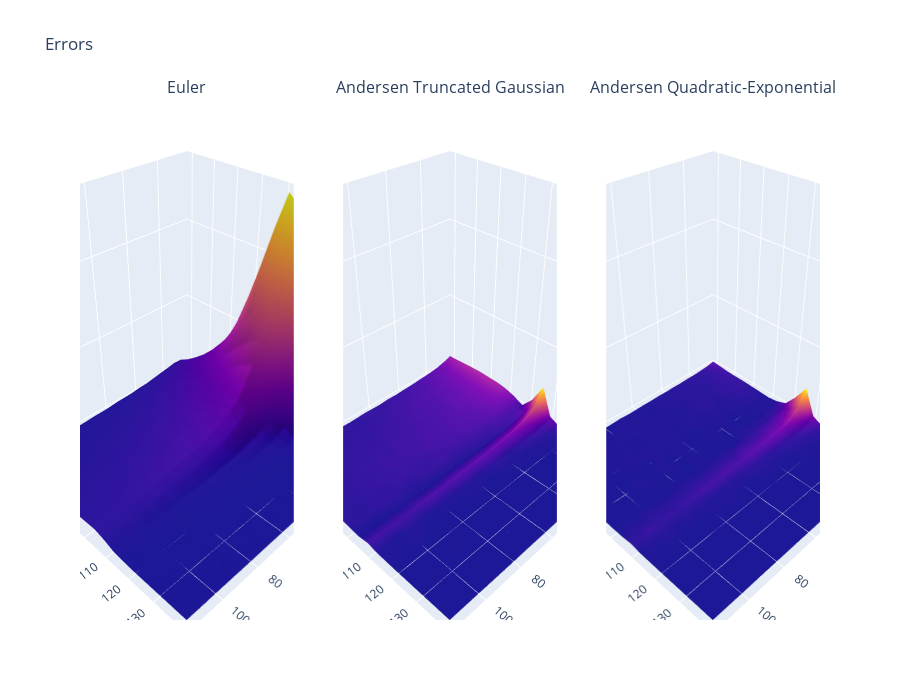

Source (notebook cell):
### Code cell
import plotly.graph_objects as go
import plotly.express as px
from plotly.subplots import make_subplots

fig = make_subplots(rows=1, cols=3, specs=[[{'type':'surface'}, {'type':'surface'}, {'type':'surface'}]], subplot_titles = ['Euler', 'Andersen Truncated Gaussian', 'Andersen Quadratic-Exponential'])

tmp_euler_error = speed_test.pivot(index='strike', columns='N_T', values='euler_error').abs()
fig.add_trace(go.Surface(z=tmp_euler_error.values, x=tmp_euler_error.columns, y=tmp_euler_error.index, showscale=False), row=1, col=1, )

tmp_tg_error = speed_test.pivot(index='strike', columns='N_T', values='tg_error').abs()
fig.add_trace(go.Surface(z=tmp_tg_error.values, x=tmp_tg_error.columns, y=tmp_tg_error.index, showscale=False), row=1, col=2)

tmp_qe_error = speed_test.pivot(index='strike', columns='N_T', values='qe_error').abs()
fig.add_trace(go.Surface(z=tmp_qe_error.values, x=tmp_qe_error.columns, y=tmp_qe_error.index, showscale=False), row=1, col=3)




max_error = max(tmp_euler_error.values.max(), tmp_qe_error.values.max(), tmp_tg_error.values.max())
min_error  =min(tmp_euler_error.values.min(), tmp_qe_error.values.min(), tmp_tg_error.values.min())

fig.update_scenes(xaxis_title_text='N_T',  
                  yaxis_title_text='Strike',  
                  zaxis_title_text='error',
                     zaxis = dict(nticks=4, range=[min_error*(1.02),max_error*(1.02)]))

fig.update_layout(title='Errors',
    height=700)
fig.show()

### Figure 1 — Plotly figure (JSON) as saved in the notebook; plotly's stock layout.template omitted (floating-point values rounded to 4 significant figures; data arrays with more than 128 entries replaced by an {"elided": "..."} marker saying what was removed)
{"data": [{"scene": "scene", "showscale": false, "type": "surface", "x": [5, 10, 15, 20, 25, 30, 35, 40, 45, 50, 55, 60, 65, 70, 75, 80, 85, 90, 95, 100, 105, 110, 115], "y": [60, 64.21, 68.42, 72.63, 76.84, 81.05, 85.26, 89.47, 93.68, 97.89, 102.1, 106.3, 110.5, 114.7, 118.9, 123.2, 127.4, 131.6, 135.8, 140], "z": {"elided": "20x23 float values"}}, {"scene": "scene2", "showscale": false, "type": "surface", "x": [5, 10, 15, 20, 25, 30, 35, 40, 45, 50, 55, 60, 65, 70, 75, 80, 85, 90, 95, 100, 105, 110, 115], "y": [60, 64.21, 68.42, 72.63, 76.84, 81.05, 85.26, 89.47, 93.68, 97.89, 102.1, 106.3, 110.5, 114.7, 118.9, 123.2, 127.4, 131.6, 135.8, 140], "z": {"elided": "20x23 float values"}}, {"scene": "scene3", "showscale": false, "type": "surface", "x": [5, 10, 15, 20, 25, 30, 35, 40, 45, 50, 55, 60, 65, 70, 75, 80, 85, 90, 95, 100, 105, 110, 115], "y": [60, 64.21, 68.42, 72.63, 76.84, 81.05, 85.26, 89.47, 93.68, 97.89, 102.1, 106.3, 110.5, 114.7, 118.9, 123.2, 127.4, 131.6, 135.8, 140], "z": {"elided": "20x23 float values"}}], "layout": {"annotations": [{"font": {"size": 16}, "showarrow": false, "text": "Euler", "x": 0.1444, "xanchor": "center", "xref": "paper", "y": 1, "yanchor": "bottom", "yref": "paper"}, {"font": {"size": 16}, "showarrow": false, "text": "Andersen Truncated Gaussian", "x": 0.5, "xanchor": "center", "xref": "paper", "y": 1, "yanchor": "bottom", "yref": "paper"}, {"font": {"size": 16}, "showarrow": false, "text": "Andersen Quadratic-Exponential", "x": 0.8556, "xanchor": "center", "xref": "paper", "y": 1, "yanchor": "bottom", "yref": "paper"}], "height": 700, "scene": {"domain": {"x": [0, 0.2889], "y": [0, 1]}, "xaxis": {"title": {"text": "N_T"}}, "yaxis": {"title": {"text": "Strike"}}, "zaxis": {"nticks": 4, "range": [1.828e-06, 2.781], "title": {"text": "error"}}}, "scene2": {"domain": {"x": [0.3556, 0.6444], "y": [0, 1]}, "xaxis": {"title": {"text": "N_T"}}, "yaxis": {"title": {"text": "Strike"}}, "zaxis": {"nticks": 4, "range": [1.828e-06, 2.781], "title": {"text": "error"}}}, "scene3": {"domain": {"x": [0.7111, 1], "y": [0, 1]}, "xaxis": {"title": {"text": "N_T"}}, "yaxis": {"title": {"text": "Strike"}}, "zaxis": {"nticks": 4, "range": [1.828e-06, 2.781], "title": {"text": "error"}}}, "title": {"text": "Errors"}}}
